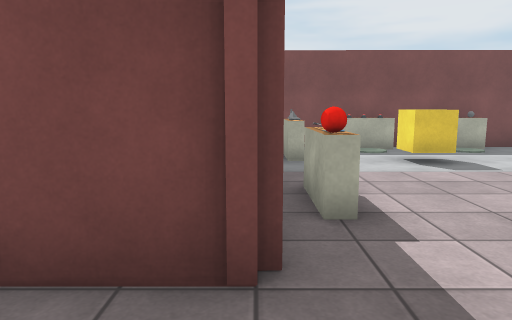
view 1 (above)

16 first-person views from a walk through a scene from a Unity 3-D project. The camera is 1.3 m above the floor, tilts 8° down and sees 70° across. The floor is counted in squares, 1 m on a side. Each view is taken from the middle of a square. On the plan, view 1 faces up. The plan holds only what a view shows up to about 15 squares ahead; the rest is blank. The player is left out. Some surface patterns are stand-ins.

view 2
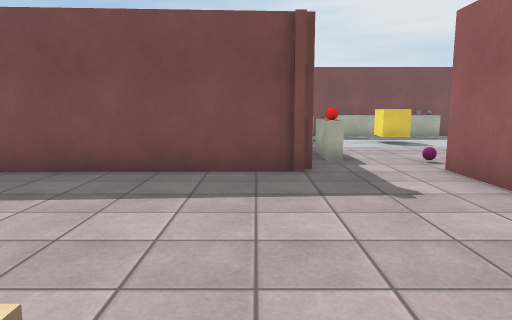

view 3
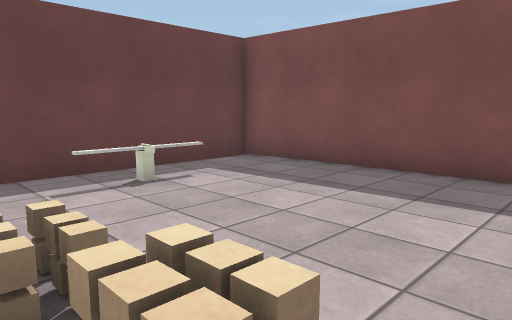

view 4
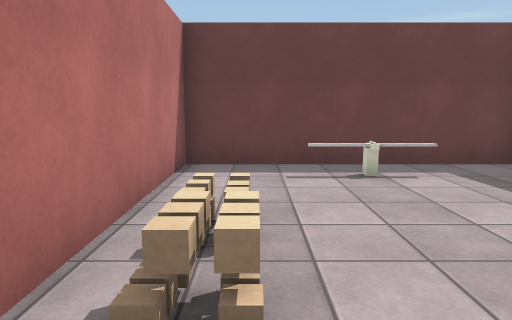

view 5
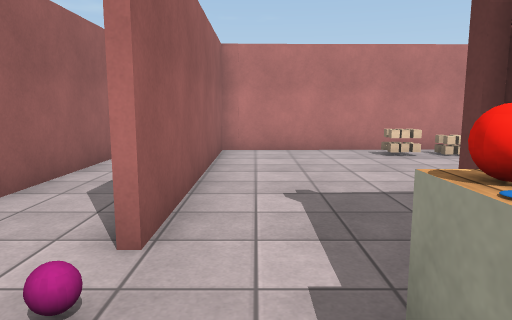

view 6
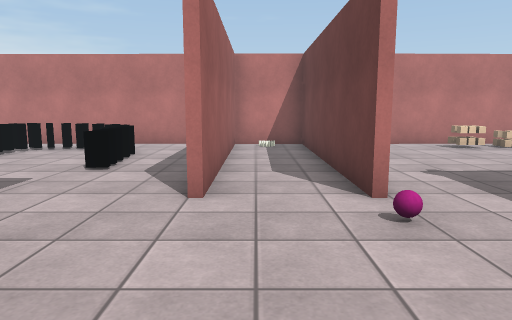

view 7
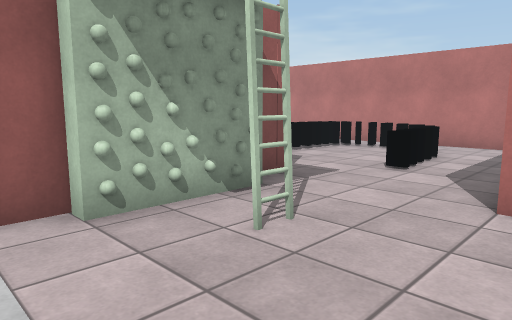

view 8
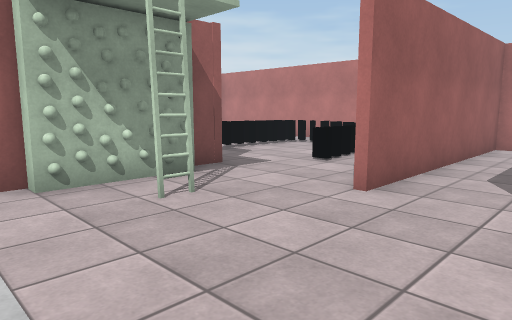

view 9
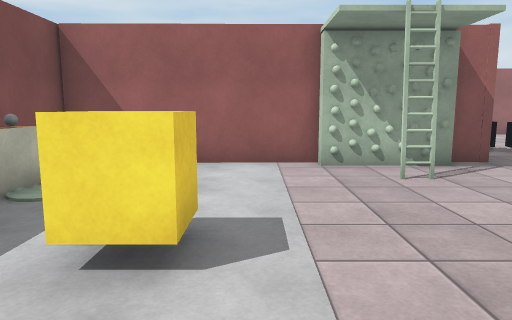

view 10
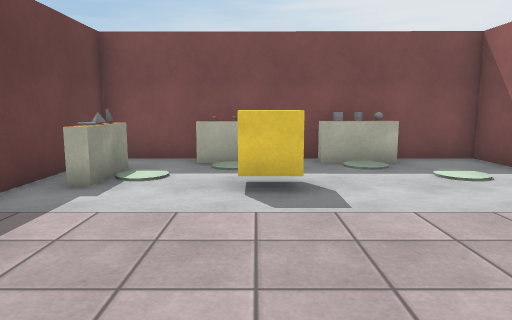

view 11
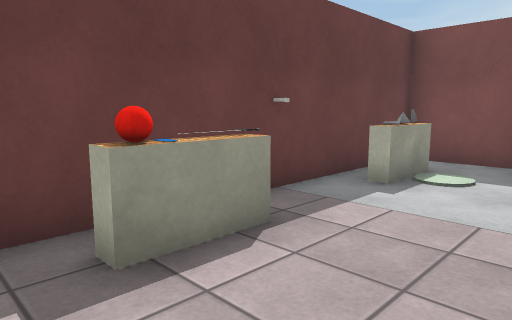

view 12
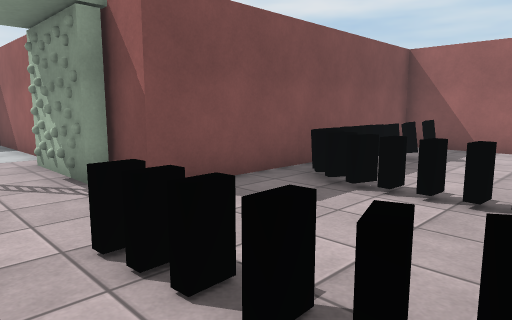

view 13
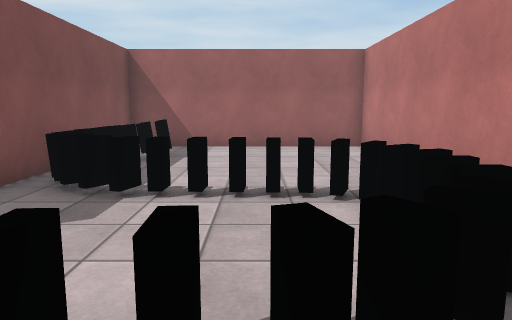

view 14
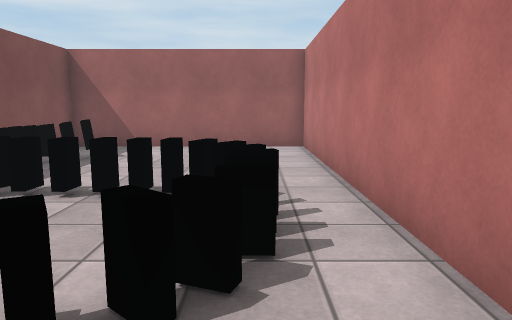

view 15
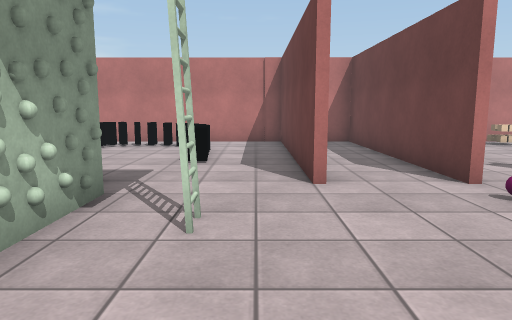

view 16
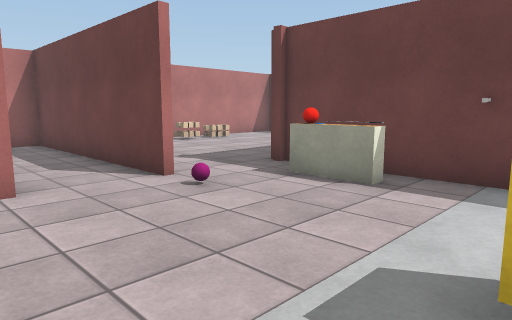

### Floor plan
Ten units are one square. View 1 is at (0, 0); x grows to the right and y downward. Boxes are objects, and circles mark ways between rooms. Rooms are numbered by the first view taken in them; rooms with no view inside come last. Other rooms are left out.
<svg viewBox="-93 -131 294 192">
<path fill="none" stroke="#000" d="M0 -28 -88 -23 -88 56 31 56 31 -28M12 -42 8 -42M60 -28 60 -5M33 -28 33 56 60 56M98 -65 97 -126 0 -126 0 -28M99 -23 99 -35M58 56 58 -28M12 -46 12 -42M45 -118 25 -118M12 -110 12 -91 8 -91M75 -118 64 -118M81 -3 87 -3M82 3 87 3M82 8 87 8M60 56 95 56M60 -5 60 52M83 22 89 20M100 43 100 37M106 42 106 36M95 56 196 56 195 -23 151 -23M127 24 122 24M112 43 110 37M151 -23 99 -23M121 21 126 22M127 12 122 12M127 7 121 6M121 26 126 27M128 19 121 18M130 -6 125 -11M132 -9 129 -14M135 -11 133 -17"/>
<rect x="-75" y="5" width="10" height="30" fill="#bbb"><title>other object</title></rect>
<rect x="-25" y="35" width="10" height="10" fill="#bbb"><title>other object</title></rect>
<rect x="5" y="-55" width="10" height="10" fill="#bbb"><title>red ball</title></rect>
<rect x="5" y="-65" width="10" height="10" fill="#bbb"><title>other object</title></rect>
<rect x="35" y="-105" width="20" height="20" fill="#bbb"><title>other object</title></rect>
<rect x="55" y="-125" width="10" height="10" fill="#bbb"><title>other object</title></rect>
<rect x="75" y="-65" width="30" height="30" fill="#bbb"><title>other object</title></rect>
<circle cx="20" cy="-30" r="3" fill="#2a7"/>
<circle cx="70" cy="0" r="3" fill="#2a7"/>
<circle cx="100" cy="-10" r="3" fill="#2a7"/>
<circle cx="90" cy="50" r="3" fill="#2a7"/>
<circle cx="90" cy="20" r="3" fill="#2a7"/>
<circle cx="130" cy="20" r="3" fill="#2a7"/>
<text x="-30" y="10">1</text>
<text x="50" y="-60">2</text>
<text x="80" y="30">3</text>
<text x="160" y="30">4</text>
<text x="110" y="10">5</text>
</svg>
Room 1 opens to room 2. Room 2 opens to room 3. Room 2 opens to room 5. Room 3 opens to room 4. Room 3 opens to room 5. Room 4 opens to room 5.

Where each view was taken, in squares from view 1:
view 1: 0 up, 0 right, facing up
view 2: 5 down, 1 left, facing up
view 3: 5 down, 1 left, facing up-left
view 4: 4 down, 0 right, facing left
view 5: 6 up, 2 right, facing down
view 6: 8 up, 5 right, facing down
view 7: 8 up, 5 right, facing down-right
view 8: 8 up, 3 right, facing down-right
view 9: 8 up, 1 right, facing right
view 10: 3 up, 4 right, facing up
view 11: 3 up, 4 right, facing up-left
view 12: 3 down, 7 right, facing up-right
view 13: 2 down, 7 right, facing right
view 14: 4 down, 7 right, facing right
view 15: 9 up, 7 right, facing down
view 16: 9 up, 7 right, facing down-left
